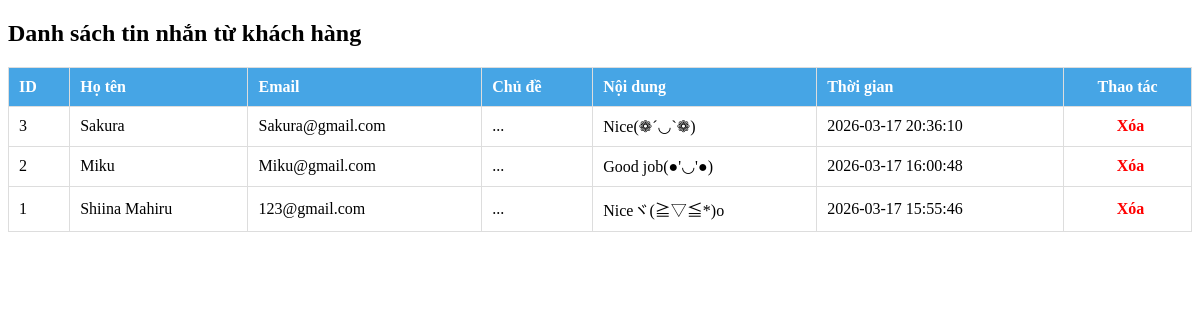
/admin_messages.php (signed in), run on an earlier commit of the app's database.
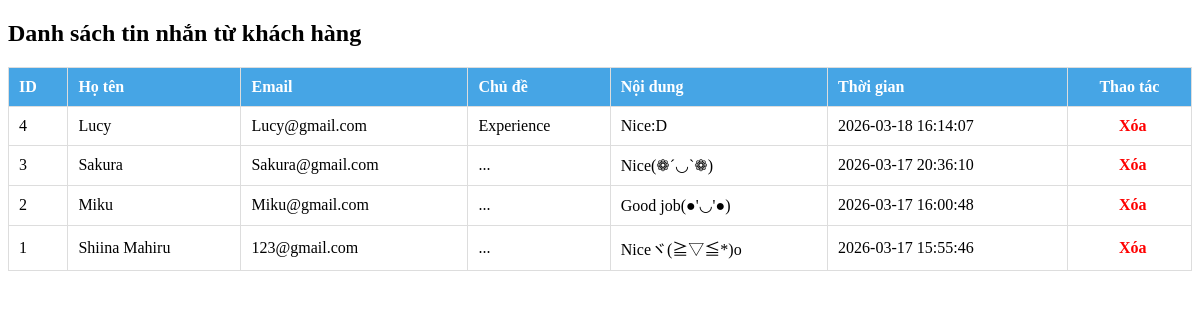
And on a later commit of the database.
### tables this page shows
CREATE TABLE `contacts` (
  `id` int(11) NOT NULL,
  `fullname` varchar(255) NOT NULL,
  `email` varchar(255) NOT NULL,
  `subject` varchar(255) DEFAULT NULL,
  `message` text NOT NULL,
  `status` tinyint(1) DEFAULT '0',
  `created_at` timestamp NOT NULL DEFAULT CURRENT_TIMESTAMP
);

### admin_messages.php (the view, shortened to what this page needs)
<?php
require_once 'db.php';
$sql = "SELECT * FROM contacts ORDER BY created_at DESC";
$result = mysqli_query($conn, $sql);
?>
<!DOCTYPE html>
<html>
<head>
    <link rel="stylesheet" href="css/admin_messages.css">
</head>
<body>
    <h2>Danh sách tin nhắn từ khách hàng</h2>
    <table>
        <tr>
            <th>ID</th>
            <th>Họ tên</th>
            <th>Email</th>
            <th>Chủ đề</th>
            <th>Nội dung</th>
            <th>Thời gian</th>
            <th><center>Thao tác</center></th></tr>
        <?php
        while($row = mysqli_fetch_assoc($result)): ?>
        <tr>
            <td><?php echo $row['id']; ?></td>
            <td><?php echo htmlspecialchars($row['fullname']); ?></td>
            <td><?php echo htmlspecialchars($row['email']); ?></td>
            <td><?php echo htmlspecialchars($row['subject']); ?></td>
            <td><?php echo nl2br(htmlspecialchars($row['message'])); ?></td>
            <td><?php echo $row['created_at']; ?></td>
        <td style="text-align: center; padding: 0;">
            <a href="admin_messages.php?delete=<?php echo $row['id']; ?>"
               onclick="return confirm('Muốn xóa tin này?');"
               style="color: red; text-decoration: none; font-weight: bold; display: block; padding: 10px; width: 89%; height: 100%;">
               Xóa
            </a>
        </td>
        </tr>
        <?php endwhile; ?>
    </table>
</body>
</html>

What changed in the data, as far as the page shows it:
added contacts: id "4", fullname "Lucy", email "Lucy@gmail.com", subject "Experience", message "Nice:D", created_at "2026-03-18 16:14:07"
